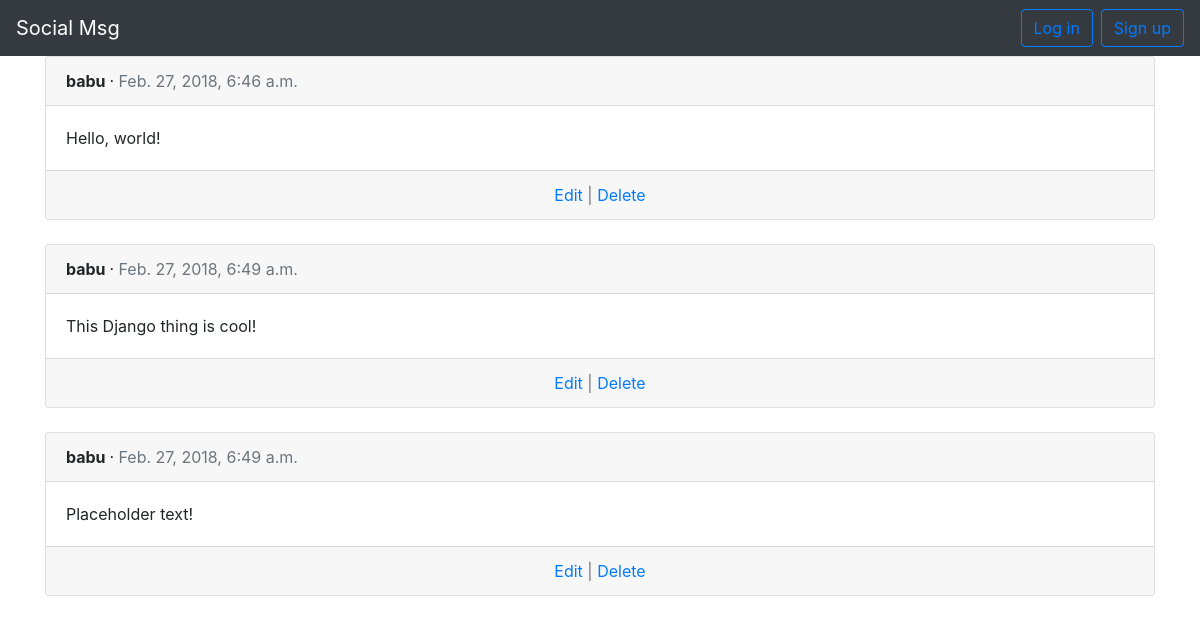
The app's page /posts/, older data.
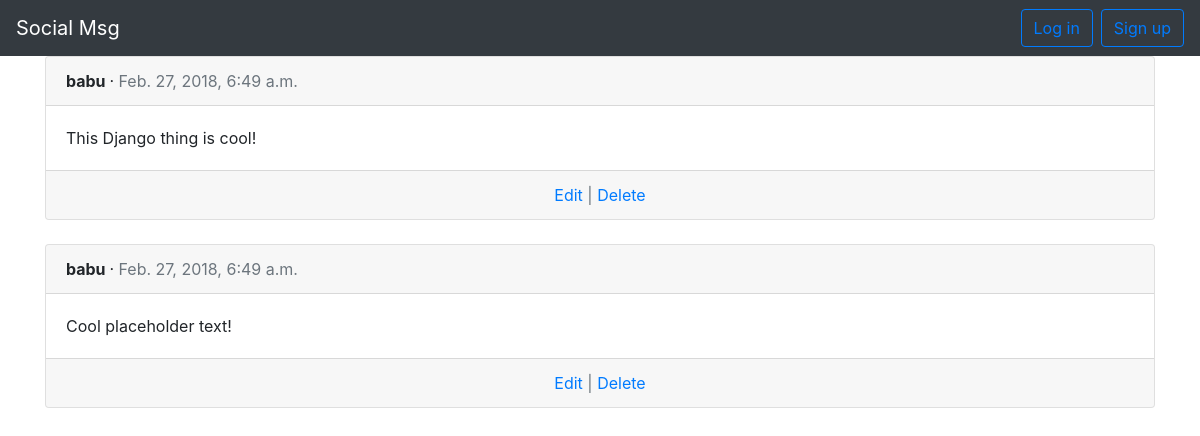
The same page, newer data.
### posts/models.py (models this page shows, shortened)
class Post(models.Model):
    message = models.CharField(max_length=280)
    date = models.DateTimeField(auto_now_add=True)
    author = models.ForeignKey(
        settings.AUTH_USER_MODEL,
        on_delete=models.CASCADE,
    )

### users/models.py (models this page shows)
class CustomUser(AbstractUser):
    objects = CustomUserManager()

### posts/views.py (the view)
# urls.py: path('', views.PostListView.as_view(), name='post_list'),
class PostListView(ListView):
    model = models.Post
    template_name = 'post_list.html'

### templates/post_list.html (shortened to what this page needs)
{% extends 'base.html' %}
{% block content %}
    {% for post in object_list %}
        <div class="card">
            <div class="card-header">
                <span class="font-weight-bold">
                    {{ post.author }}
                </span>
                &middot;
                <span class="text-muted">
                    {{ post.date }}
                </span>
            </div>
            <div class="card-body">
                {{ post.message }}
            </div>
            <div class="card-footer text-center text-muted">
                <a href="{% url 'post_edit' post.pk %}">Edit</a> | <a href="{% url 'post_delete' post.pk %}">Delete</a>
            </div>
        </div>
        <br />
    {% endfor %}
{% endblock %}

Row changes from the older to the newer data that the page shows:
removed Post: author "babu", date "Feb. 27, 2018, 6:46 a.m.", message "Hello, world!"
changed Post: message "Placeholder text!" → "Cool placeholder text!"
